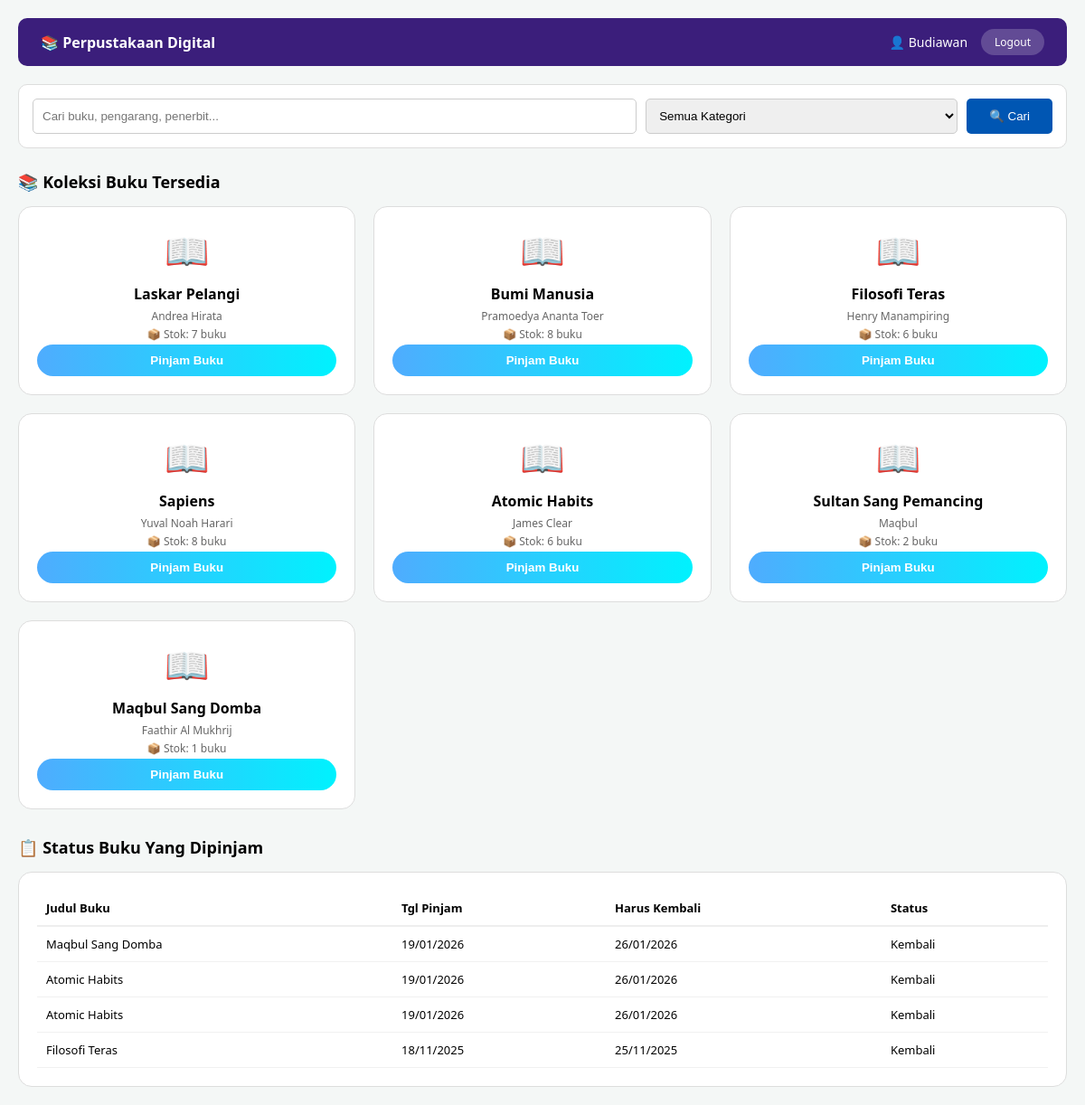
The page /dashboard_user.php (signed in) on the database its author committed.
### tables this page shows
CREATE TABLE `buku` (
  `kode_buku` varchar(10) NOT NULL,
  `judul` varchar(255) NOT NULL,
  `pengarang` varchar(100) DEFAULT NULL,
  `penerbit` varchar(100) DEFAULT NULL,
  `tahun_terbit` year(4) DEFAULT NULL,
  `kategori` varchar(50) DEFAULT NULL,
  `stok` int(11) DEFAULT 0
);

CREATE TABLE `peminjaman` (
  `id_pinjam` int(11) NOT NULL,
  `id_user` int(11) DEFAULT NULL,
  `kode_buku` varchar(10) DEFAULT NULL,
  `tgl_pinjam` date NOT NULL,
  `tgl_kembali_seharusnya` date NOT NULL,
  `tgl_kembali_asli` date DEFAULT NULL,
  `status` enum('Dipinjam','Kembali') DEFAULT 'Dipinjam'
);

### dashboard_user.php (the view, shortened to what this page needs)
<?php
include 'koneksi.php';
$nama_user = $_SESSION['nama'];
$user_query = mysqli_query($koneksi, "SELECT id_user FROM users WHERE nama_lengkap = '$nama_user'");
$user_data = mysqli_fetch_assoc($user_query);
$id_user = $user_data['id_user'];
$search_query = "";
?>
<!DOCTYPE html>
<html lang="id">
<head>
    <link rel="stylesheet" href="user_dashboard.css">
</head>
<body>
    <header class="header-user">
        <div class="logo">📚 <strong>Perpustakaan Digital</strong></div>
        <div class="user-info">
            <span>👤 <?php echo $nama_user; ?></span>
            <a href="logout.php" class="btn-logout">Logout</a>
        </div>
    </header>
    <form method="POST" class="search-container">
        <input type="text" name="keyword" placeholder="Cari buku, pengarang, penerbit...">
        <select name="kategori">
            <option>Semua Kategori</option>
        </select>
        <button type="submit" name="cari" class="btn-cari">🔍 Cari</button>
    </form>
    <div class="section-title">📚 Koleksi Buku Tersedia</div>
    <div class="book-grid">
        <?php
        $buku_res = mysqli_query($koneksi, "SELECT * FROM buku $search_query");
        while($buku = mysqli_fetch_assoc($buku_res)) {
            $stok = $buku['stok'];
        ?>
            <div class="book-card">
                <div style="font-size: 40px;">📖</div>
                <h4><?php echo $buku['judul']; ?></h4>
                <p><?php echo $buku['pengarang']; ?></p>
                <p>📦 Stok: <?php echo $stok; ?> buku</p>
                <form action="proses_pinjam.php" method="POST">
                    <button type="submit" name="pinjam" class="btn-pinjam" <?php echo ($stok <= 0) ? 'disabled style="background:gray"' : ''; ?>>
                        <?php echo ($stok <= 0) ? 'Stok Habis' : 'Pinjam Buku'; ?>
                    </button>
                </form>
            </div>
        <?php } ?>
    </div>
    <div class="section-title">📋 Status Buku Yang Dipinjam</div>
    <div class="status-container">
        <table>
            <thead>
                <tr>
                    <th>Judul Buku</th>
                    <th>Tgl Pinjam</th>
                    <th>Harus Kembali</th>
                    <th>Status</th>
                </tr>
            </thead>
            <tbody>
                <?php
                $pinjam_res = mysqli_query($koneksi, "SELECT p.*, b.judul FROM peminjaman p
                                                     JOIN buku b ON p.kode_buku = b.kode_buku
                                                     WHERE p.id_user = '$id_user' ORDER BY p.id_pinjam DESC");
                while($p = mysqli_fetch_assoc($pinjam_res)) {
                    $is_kembali = ($p['status'] == 'Kembali');
                ?>
                    <tr>
                        <td><?php echo $p['judul']; ?></td>
                        <td><?php echo date('d/m/Y', strtotime($p['tgl_pinjam'])); ?></td>
                        <td><?php echo date('d/m/Y', strtotime($p['tgl_kembali_seharusnya'])); ?></td>
                        <td>
                            <span class="<?php echo $is_kembali ? 'status-tag-kembali' : 'status-tag'; ?>">
                                <?php echo $p['status']; ?>
                            </span>
                        </td>
                    </tr>
                <?php } ?>
            </tbody>
        </table>
    </div>
</body>
</html>

### user_dashboard.css (style rules this page uses)
body { font-family: 'Segoe UI', Tahoma, sans-serif; background-color: #f4f7f6; margin: 0; padding: 20px; }
.header-user { background-color: #3b1e7b; color: white; padding: 12px 25px; border-radius: 10px; display: flex; justify-content: space-between; align-items: center; margin-bottom: 20px; }
.user-info { display: flex; align-items: center; gap: 15px; font-size: 14px; }
.btn-logout { background-color: rgba(255, 255, 255, 0.2); color: white; border: none; padding: 6px 15px; border-radius: 15px; text-decoration: none; font-size: 12px; }
.search-container { background: white; padding: 15px; border-radius: 10px; border: 1px solid #ddd; display: flex; gap: 10px; margin-bottom: 25px; }
.search-container input { flex: 2; padding: 10px; border: 1px solid #ccc; border-radius: 5px; }
.search-container select { flex: 1; padding: 10px; border: 1px solid #ccc; border-radius: 5px; }
.btn-cari { background-color: #0056b3; color: white; border: none; padding: 0 25px; border-radius: 5px; cursor: pointer; }
.section-title { font-size: 18px; font-weight: bold; margin-bottom: 15px; display: flex; align-items: center; gap: 8px; }
.book-grid { display: grid; grid-template-columns: repeat(3, 1fr); gap: 20px; margin-bottom: 30px; }
.book-card { background: white; padding: 20px; border-radius: 15px; border: 1px solid #ddd; text-align: center; }
.book-card h4 { margin: 10px 0 5px 0; font-size: 16px; }
.book-card p { font-size: 12px; color: #666; margin: 3px 0; }
.btn-pinjam { width: 100%; padding: 10px; border: none; border-radius: 20px; background: linear-gradient(to right, #4facfe, #00f2fe); color: white; font-weight: bold; cursor: pointer; }
.status-container { background: white; padding: 20px; border-radius: 15px; border: 1px solid #ddd; }
table { width: 100%; border-collapse: collapse; font-size: 13px; }
th { text-align: left; padding: 10px; border-bottom: 2px solid #eee; }
td { padding: 10px; border-bottom: 1px solid #f1f1f1; }

### rows shown on the page
buku: judul "Laskar Pelangi", pengarang "Andrea Hirata", stok "7", shows "Pinjam Buku"
buku: judul "Bumi Manusia", pengarang "Pramoedya Ananta Toer", stok "8", shows "Pinjam Buku"
buku: judul "Filosofi Teras", pengarang "Henry Manampiring", stok "6", shows "Pinjam Buku"
buku: judul "Sapiens", pengarang "Yuval Noah Harari", stok "8", shows "Pinjam Buku"
buku: judul "Atomic Habits", pengarang "James Clear", stok "6", shows "Pinjam Buku"
buku: judul "Sultan Sang Pemancing", pengarang "Maqbul", stok "2", shows "Pinjam Buku"
buku: judul "Maqbul Sang Domba", pengarang "Faathir Al Mukhrij", stok "1", shows "Pinjam Buku"
peminjaman: kode_buku.judul "Maqbul Sang Domba", tgl_pinjam "19/01/2026", tgl_kembali_seharusnya "26/01/2026", status "Kembali"
peminjaman: kode_buku.judul "Atomic Habits", tgl_pinjam "19/01/2026", tgl_kembali_seharusnya "26/01/2026", status "Kembali"
peminjaman: kode_buku.judul "Atomic Habits", tgl_pinjam "19/01/2026", tgl_kembali_seharusnya "26/01/2026", status "Kembali"
peminjaman: kode_buku.judul "Filosofi Teras", tgl_pinjam "18/11/2025", tgl_kembali_seharusnya "25/11/2025", status "Kembali"

### other values the page prints
$nama_user "Budiawan"
